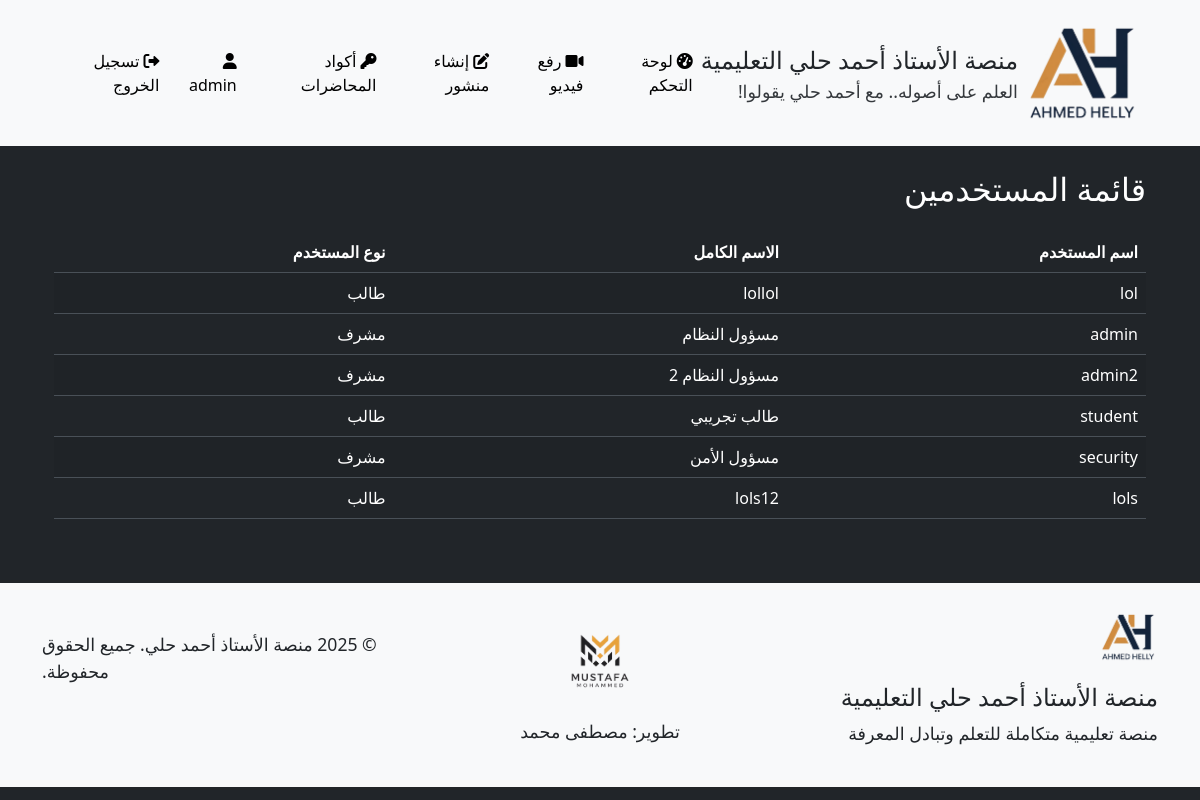
Page /admin/users_list (signed in) on the committed database.
### models.py (models this page shows, shortened)
class User(UserMixin, db.Model):
    __tablename__ = 'users'
    id = db.Column(db.Integer, primary_key=True)
    username = db.Column(db.String(64), unique=True, nullable=False)
    full_name = db.Column(db.String(100), nullable=True)  # الاسم الثلاثي
    password_hash = db.Column(db.String(256), nullable=False)
    role = db.Column(db.String(20), nullable=False)  # 'admin' or 'student'
    videos = db.relationship('Video', backref='uploader', lazy='dynamic')
    comments = db.relationship('Comment', backref='author', lazy='dynamic')
    posts = db.relationship('Post', backref='author', lazy='dynamic')
    video_views = db.relationship('VideoView', backref='viewer', lazy='dynamic')
    def is_admin(self):
        return self.role == 'admin'

### routes.py (the view)
@admin_bp.route('/users_list')
@login_required
def users_list():
    if not current_user.is_admin():
        abort(403)
    users = User.query.all()
    print("\nقائمة المستخدمين:")
    print("================")
    for user in users:
        print(f"اسم المستخدم: {user.username}")
        print(f"الاسم الكامل: {user.full_name}")
        print(f"نوع المستخدم: {'مشرف' if user.role == 'admin' else 'طالب'}")
        print("----------------")
    return render_template('admin/users_list.html', users=users)

### app.py (called while the page is built)
    @login_manager.user_loader
    def load_user(user_id):
        return User.query.get(int(user_id))

### templates/admin/users_list.html (shortened to what this page needs)
{% extends 'base.html' %}
{% block content %}
<div class="container">
    <h2 class="mb-4">قائمة المستخدمين</h2>
    <div class="table-responsive">
        <table class="table table-striped">
            <thead>
                <tr>
                    <th>اسم المستخدم</th>
                    <th>الاسم الكامل</th>
                    <th>نوع المستخدم</th>
                </tr>
            </thead>
            <tbody>
                {% for user in users %}
                <tr>
                    <td>{{ user.username }}</td>
                    <td>{{ user.full_name }}</td>
                    <td>{{ "مشرف" if user.role == 'admin' else "طالب" }}</td>
                </tr>
                {% endfor %}
            </tbody>
        </table>
    </div>
</div>
{% endblock %}

### templates/base.html (shortened to what this page needs)
<!DOCTYPE html>
<html lang="ar" data-bs-theme="dark">
<head>
    <link rel="stylesheet" href="https://cdn.jsdelivr.net/npm/bootstrap@5.3.0/dist/css/bootstrap.min.css">
    <link rel="stylesheet" href="https://cdnjs.cloudflare.com/ajax/libs/font-awesome/6.0.0/css/all.min.css">
    <link rel="stylesheet" href="{{ url_for('static', filename='css/style.css') }}">
</head>
<body>
    <header>
        <nav class="navbar navbar-expand-lg navbar-light bg-light">
            <div class="container">
                <a class="navbar-brand" href="{{ url_for('main.index') }}">
                    <img src="{{ url_for('static', filename='img/ahmed-helly-logo.png') }}" alt="شعار الأستاذ أحمد حلي" height="120" class="me-2">
                    <div class="d-flex flex-column">
                        <span class="text-dark" style="font-size: 1.5rem;">منصة الأستاذ أحمد حلي التعليمية</span>
                        <small class="text-dark" style="font-size: 1.1rem;">العلم على أصوله.. مع أحمد حلي يقولوا!</small>
                    </div>
                </a>
                <div class="collapse navbar-collapse" id="navbarNav">
                    <ul class="navbar-nav ms-auto">
                        {% if current_user.is_authenticated %}
                            {% if current_user.role == 'admin' %}
                                <li class="nav-item">
                                    <a class="nav-link {% if request.path.startswith('/admin/dashboard') %}active{% endif %}" href="{{ url_for('admin.dashboard') }}">
                                        <i class="fas fa-tachometer-alt me-1"></i>لوحة التحكم
                                    </a>
                                </li>
                                <li class="nav-item">
                                    <a class="nav-link {% if request.path.startswith('/admin/upload_video') %}active{% endif %}" href="{{ url_for('admin.upload_video') }}">
                                        <i class="fas fa-video me-1"></i>رفع فيديو
                                    </a>
                                </li>
                                <li class="nav-item">
                                    <a class="nav-link {% if request.path.startswith('/admin/create_post') %}active{% endif %}" href="{{ url_for('admin.create_post') }}">
                                        <i class="fas fa-edit me-1"></i>إنشاء منشور
                                    </a>
                                </li>
                                <li class="nav-item">
                                    <a class="nav-link {% if request.path.startswith('/admin/lecture_codes') %}active{% endif %}" href="{{ url_for('admin.lecture_codes') }}">
                                        <i class="fas fa-key me-1"></i>أكواد المحاضرات
                                    </a>
                                </li>
                            {% endif %}
                            <li class="nav-item">
                                <span class="nav-link">
                                    <i class="fas fa-user me-1"></i>{{ current_user.username }}
                                </span>
                            </li>
                            <li class="nav-item">
                                <a class="nav-link" href="{{ url_for('main.logout') }}">
                                    <i class="fas fa-sign-out-alt me-1"></i>تسجيل الخروج
                                </a>
                            </li>
                        {% else %}
                            <li class="nav-item">
                                <a class="nav-link {% if request.path.startswith('/login') %}active{% endif %}" href="{{ url_for('main.login') }}">
                                    <i class="fas fa-sign-in-alt me-1"></i>تسجيل الدخول
                                </a>
                            </li>
                        {% endif %}
                    </ul>
                </div>
            </div>
        </nav>
    </header>
    <main class="container my-4">
        {% block content %}{% endblock %}
    </main>
    <footer class="bg-light text-dark py-4 mt-5">
        <div class="container">
            <div class="row">
                <div class="col-md-4">
                    <img src="{{ url_for('static', filename='img/ahmed-helly-logo.png') }}" alt="شعار الأستاذ أحمد حلي" height="60" class="mb-3">
                    <h4 class="text-dark">منصة الأستاذ أحمد حلي التعليمية</h4>
                    <p class="text-dark" style="font-size: 1.1rem;">منصة تعليمية متكاملة للتعلم وتبادل المعرفة</p>
                </div>
                <div class="col-md-4 text-center d-flex flex-column align-items-center justify-content-center">
                    <a href="#" class="text-dark text-decoration-none">
                        <img src="{{ url_for('static', filename='img/mustafa-logo.png') }}" alt="شعار مصطفى محمد" height="100" class="mb-2">
                        <p class="text-dark" style="font-size: 1.1rem;">تطوير: مصطفى محمد</p>
                    </a>
                </div>
                <div class="col-md-4 text-md-end">
                    <p class="mt-4 text-dark" style="font-size: 1.1rem;">&copy; 2025 منصة الأستاذ أحمد حلي. جميع الحقوق محفوظة.</p>
                </div>
            </div>
        </div>
    </footer>
</body>
</html>

### static/css/style.css (style rules this page uses)
.navbar-brand { display: flex; align-items: center; }
.navbar-brand span { font-size: 1.3em; color: var(--bs-body-color); }
.navbar-brand small { font-size: 1em; color: var(--bs-body-color); opacity: 0.9; }
:root { --bs-body-color: #fff; --bs-body-bg: #212529; --bs-navbar-color: #fff; --bs-card-bg: #2c3034; --bs-secondary-bg: #343a40; }
footer { background-color: #fff !important; color: #000 !important; }
footer a, footer p { color: #000 !important; }
.navbar-brand, .nav-link, .nav-link span, .navbar-nav span { color: #000 !important; }
body { direction: rtl; text-align: right; }
.navbar-nav { padding-right: 0; }
.me-1, .me-2, .me-3, .me-4 { margin-left: 0.25rem !important; margin-right: 0 !important; }
.ms-auto { margin-right: auto !important; margin-left: 0 !important; }
.text-md-end { text-align: left !important; }
.navbar-brand img { margin-left: 0.5rem; margin-right: 0; }

### rows in the picture
User: username "admin", full_name "مسؤول النظام", role "مشرف"
User: username "lol", full_name "lollol", role "طالب"
User: username "admin2", full_name "مسؤول النظام 2", role "مشرف"
User: username "student", full_name "طالب تجريبي", role "طالب"
User: username "security", full_name "مسؤول الأمن", role "مشرف"
User: username "lols", full_name "lols12", role "طالب"
